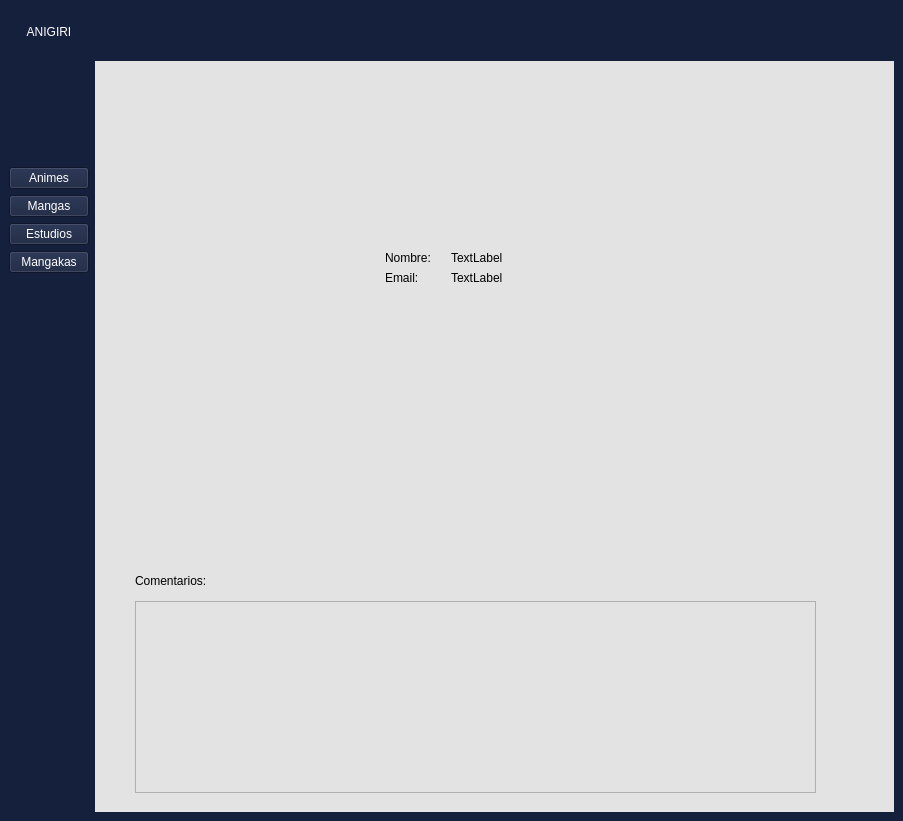
<?xml version="1.0" encoding="UTF-8"?>
<ui version="4.0">
 <class>MainWindow</class>
 <widget class="QMainWindow" name="MainWindow">
  <property name="geometry">
   <rect>
    <x>0</x>
    <y>0</y>
    <width>903</width>
    <height>821</height>
   </rect>
  </property>
  <property name="minimumSize">
   <size>
    <width>903</width>
    <height>821</height>
   </size>
  </property>
  <property name="maximumSize">
   <size>
    <width>903</width>
    <height>821</height>
   </size>
  </property>
  <property name="windowTitle">
   <string>MainWindow</string>
  </property>
  <property name="styleSheet">
   <string notr="true">background-color: rgb(21, 32, 60);</string>
  </property>
  <widget class="QWidget" name="centralwidget">
   <layout class="QGridLayout" name="gridLayout">
    <item row="0" column="3">
     <spacer name="horizontalSpacer">
      <property name="orientation">
       <enum>Qt::Orientation::Horizontal</enum>
      </property>
      <property name="sizeHint" stdset="0">
       <size>
        <width>40</width>
        <height>20</height>
       </size>
      </property>
     </spacer>
    </item>
    <item row="3" column="1">
     <spacer name="verticalSpacer">
      <property name="orientation">
       <enum>Qt::Orientation::Vertical</enum>
      </property>
      <property name="sizeHint" stdset="0">
       <size>
        <width>20</width>
        <height>40</height>
       </size>
      </property>
     </spacer>
    </item>
    <item row="7" column="1">
     <widget class="QPushButton" name="estudioButton">
      <property name="styleSheet">
       <string notr="true">color: rgb(255, 255, 255);</string>
      </property>
      <property name="text">
       <string>Estudios</string>
      </property>
     </widget>
    </item>
    <item row="3" column="2" rowspan="18" colspan="3">
     <layout class="QGridLayout" name="gridLayout_3">
      <item row="0" column="0">
       <widget class="QWidget" name="widget" native="true">
        <property name="styleSheet">
         <string notr="true">background-color: rgb(227, 227, 227);</string>
        </property>
        <widget class="QWidget" name="formLayoutWidget">
         <property name="geometry">
          <rect>
           <x>290</x>
           <y>190</y>
           <width>241</width>
           <height>70</height>
          </rect>
         </property>
         <layout class="QFormLayout" name="formLayout">
          <property name="horizontalSpacing">
           <number>20</number>
          </property>
          <item row="0" column="0">
           <widget class="QLabel" name="nombreLabel">
            <property name="styleSheet">
             <string notr="true">color: rgb(0, 0, 0);
font: 16pt &quot;Segoe UI&quot;;</string>
            </property>
            <property name="text">
             <string>Nombre:</string>
            </property>
           </widget>
          </item>
          <item row="1" column="0">
           <widget class="QLabel" name="emailLabel">
            <property name="styleSheet">
             <string notr="true">color: rgb(0, 0, 0);
font: 16pt &quot;Segoe UI&quot;;</string>
            </property>
            <property name="text">
             <string>Email:</string>
            </property>
           </widget>
          </item>
          <item row="1" column="1">
           <widget class="QLabel" name="email">
            <property name="styleSheet">
             <string notr="true">color: rgb(0, 0, 0);
font: 16pt &quot;Segoe UI&quot;;</string>
            </property>
            <property name="text">
             <string>TextLabel</string>
            </property>
           </widget>
          </item>
          <item row="0" column="1">
           <widget class="QLabel" name="nombre">
            <property name="styleSheet">
             <string notr="true">color: rgb(0, 0, 0);
font: 16pt &quot;Segoe UI&quot;;</string>
            </property>
            <property name="text">
             <string>TextLabel</string>
            </property>
           </widget>
          </item>
         </layout>
        </widget>
        <widget class="QLabel" name="userImg">
         <property name="geometry">
          <rect>
           <x>70</x>
           <y>60</y>
           <width>191</width>
           <height>191</height>
          </rect>
         </property>
         <property name="sizePolicy">
          <sizepolicy hsizetype="Preferred" vsizetype="Preferred">
           <horstretch>0</horstretch>
           <verstretch>0</verstretch>
          </sizepolicy>
         </property>
         <property name="text">
          <string/>
         </property>
        </widget>
        <widget class="QListView" name="comentariosList">
         <property name="geometry">
          <rect>
           <x>40</x>
           <y>540</y>
           <width>681</width>
           <height>192</height>
          </rect>
         </property>
        </widget>
        <widget class="QLabel" name="label">
         <property name="geometry">
          <rect>
           <x>40</x>
           <y>510</y>
           <width>131</width>
           <height>20</height>
          </rect>
         </property>
         <property name="styleSheet">
          <string notr="true">color: rgb(0, 0, 0);
font: 16pt &quot;Segoe UI&quot;;</string>
         </property>
         <property name="text">
          <string>Comentarios:</string>
         </property>
        </widget>
       </widget>
      </item>
     </layout>
    </item>
    <item row="19" column="1">
     <spacer name="verticalSpacer_3">
      <property name="orientation">
       <enum>Qt::Orientation::Vertical</enum>
      </property>
      <property name="sizeHint" stdset="0">
       <size>
        <width>20</width>
        <height>40</height>
       </size>
      </property>
     </spacer>
    </item>
    <item row="17" column="1">
     <spacer name="verticalSpacer_5">
      <property name="orientation">
       <enum>Qt::Orientation::Vertical</enum>
      </property>
      <property name="sizeHint" stdset="0">
       <size>
        <width>20</width>
        <height>40</height>
       </size>
      </property>
     </spacer>
    </item>
    <item row="20" column="1">
     <spacer name="verticalSpacer_2">
      <property name="orientation">
       <enum>Qt::Orientation::Vertical</enum>
      </property>
      <property name="sizeHint" stdset="0">
       <size>
        <width>20</width>
        <height>40</height>
       </size>
      </property>
     </spacer>
    </item>
    <item row="6" column="1">
     <widget class="QPushButton" name="mangaButton">
      <property name="styleSheet">
       <string notr="true">color: rgb(255, 255, 255);</string>
      </property>
      <property name="text">
       <string>Mangas</string>
      </property>
     </widget>
    </item>
    <item row="1" column="3">
     <spacer name="horizontalSpacer_2">
      <property name="orientation">
       <enum>Qt::Orientation::Horizontal</enum>
      </property>
      <property name="sizeHint" stdset="0">
       <size>
        <width>40</width>
        <height>20</height>
       </size>
      </property>
     </spacer>
    </item>
    <item row="18" column="1">
     <spacer name="verticalSpacer_4">
      <property name="orientation">
       <enum>Qt::Orientation::Vertical</enum>
      </property>
      <property name="sizeHint" stdset="0">
       <size>
        <width>20</width>
        <height>40</height>
       </size>
      </property>
     </spacer>
    </item>
    <item row="0" column="1" rowspan="2">
     <widget class="QPushButton" name="homeButton">
      <property name="styleSheet">
       <string notr="true">QPushButton {
    background: transparent; 
    border: none;
    color: white; 
	font: 24pt &quot;Pinky Show&quot;;
}

QPushButton:hover {
    background: transparent; 
}</string>
      </property>
      <property name="text">
       <string>ANIGIRI</string>
      </property>
     </widget>
    </item>
    <item row="5" column="1">
     <widget class="QPushButton" name="animeButton">
      <property name="styleSheet">
       <string notr="true">color: rgb(255, 255, 255);</string>
      </property>
      <property name="text">
       <string>Animes</string>
      </property>
     </widget>
    </item>
    <item row="16" column="1">
     <spacer name="verticalSpacer_6">
      <property name="orientation">
       <enum>Qt::Orientation::Vertical</enum>
      </property>
      <property name="sizeHint" stdset="0">
       <size>
        <width>20</width>
        <height>40</height>
       </size>
      </property>
     </spacer>
    </item>
    <item row="8" column="1">
     <widget class="QPushButton" name="mangakaButton">
      <property name="styleSheet">
       <string notr="true">color: rgb(255, 255, 255);</string>
      </property>
      <property name="text">
       <string>Mangakas</string>
      </property>
     </widget>
    </item>
   </layout>
  </widget>
 </widget>
 <resources/>
 <connections/>
</ui>
